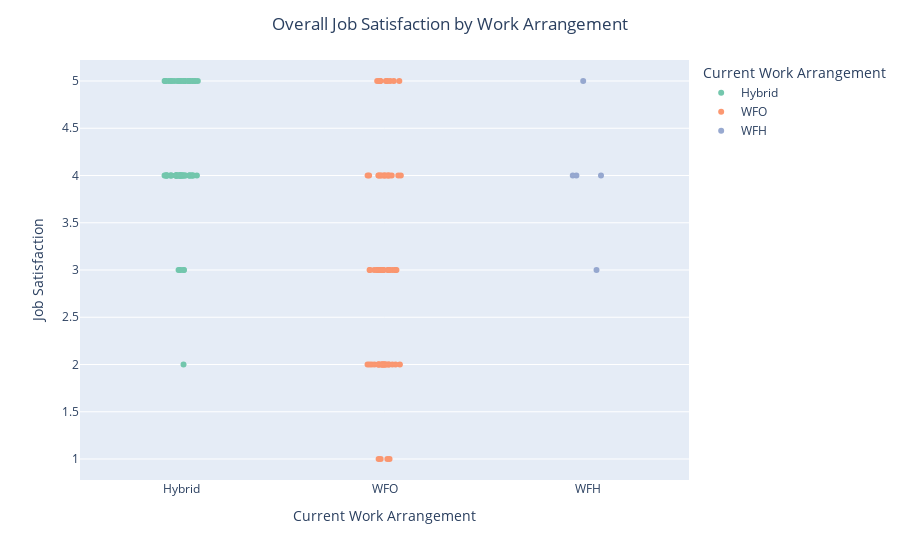

Here is the notebook cell this chart was saved with:
### Markdown cell above
### Overall Job Satisfaction by Work Arrangement

### Code cell
# Overall Job Satisfaction by Work Arrangement
fig = px.strip(
    cleaned_productivity_working_adults_reordered_df,
    x='Current Work Arrangement',
    y='Overall, I am satisfied with my current job.',
    color='Current Work Arrangement',
    stripmode='overlay',
    color_discrete_sequence=px.colors.qualitative.Set2
)

fig.update_traces(jitter=0.35, opacity=0.9)

fig.update_layout(
    title='Overall Job Satisfaction by Work Arrangement',
    xaxis_title='Current Work Arrangement',
    yaxis_title='Job Satisfaction',
    title_x=0.5
)

fig.show()

### Figure 1 — Plotly figure (JSON) as saved in the notebook; plotly's stock layout.template omitted (floating-point values rounded to 4 significant figures)
{"data": [{"alignmentgroup": "True", "boxpoints": "all", "fillcolor": "rgba(255,255,255,0)", "hoveron": "points", "hovertemplate": "Current Work Arrangement=%{x}<br>Overall, I am satisfied with my current job.=%{y}<extra></extra>", "jitter": 0.35, "legendgroup": "Hybrid", "line": {"color": "rgba(255,255,255,0)"}, "marker": {"color": "rgb(102,194,165)"}, "name": "Hybrid", "offsetgroup": "Hybrid", "opacity": 0.9, "orientation": "v", "pointpos": 0, "showlegend": true, "type": "box", "x": ["Hybrid", "Hybrid", "Hybrid", "Hybrid", "Hybrid", "Hybrid", "Hybrid", "Hybrid", "Hybrid", "Hybrid", "Hybrid", "Hybrid", "Hybrid", "Hybrid", "Hybrid", "Hybrid", "Hybrid", "Hybrid", "Hybrid", "Hybrid", "Hybrid", "Hybrid", "Hybrid", "Hybrid", "Hybrid", "Hybrid", "Hybrid", "Hybrid", "Hybrid", "Hybrid", "Hybrid", "Hybrid", "Hybrid", "Hybrid", "Hybrid", "Hybrid", "Hybrid", "Hybrid", "Hybrid", "Hybrid", "Hybrid", "Hybrid", "Hybrid", "Hybrid", "Hybrid", "Hybrid", "Hybrid", "Hybrid", "Hybrid", "Hybrid", "Hybrid", "Hybrid", "Hybrid", "Hybrid", "Hybrid", "Hybrid", "Hybrid", "Hybrid", "Hybrid", "Hybrid", "Hybrid", "Hybrid", "Hybrid", "Hybrid", "Hybrid", "Hybrid", "Hybrid", "Hybrid"], "x0": " ", "xaxis": "x", "y": [4.0, 4.0, 5.0, 4.0, 5.0, 5.0, 5.0, 4.0, 4.0, 5.0, 3.0, 4.0, 3.0, 5.0, 2.0, 5.0, 5.0, 4.0, 4.0, 4.0, 4.0, 4.0, 4.0, 4.0, 5.0, 3.0, 4.0, 5.0, 5.0, 5.0, 5.0, 5.0, 5.0, 4.0, 5.0, 5.0, 5.0, 5.0, 4.0, 4.0, 4.0, 4.0, 4.0, 4.0, 3.0, 4.0, 5.0, 4.0, 4.0, 4.0, 5.0, 4.0, 4.0, 5.0, 4.0, 4.0, 4.0, 4.0, 4.0, 4.0, 4.0, 4.0, 5.0, 3.0, 4.0, 4.0, 4.0, 4.0], "y0": " ", "yaxis": "y"}, {"alignmentgroup": "True", "boxpoints": "all", "fillcolor": "rgba(255,255,255,0)", "hoveron": "points", "hovertemplate": "Current Work Arrangement=%{x}<br>Overall, I am satisfied with my current job.=%{y}<extra></extra>", "jitter": 0.35, "legendgroup": "WFO", "line": {"color": "rgba(255,255,255,0)"}, "marker": {"color": "rgb(252,141,98)"}, "name": "WFO", "offsetgroup": "WFO", "opacity": 0.9, "orientation": "v", "pointpos": 0, "showlegend": true, "type": "box", "x": ["WFO", "WFO", "WFO", "WFO", "WFO", "WFO", "WFO", "WFO", "WFO", "WFO", "WFO", "WFO", "WFO", "WFO", "WFO", "WFO", "WFO", "WFO", "WFO", "WFO", "WFO", "WFO", "WFO", "WFO", "WFO", "WFO", "WFO", "WFO", "WFO", "WFO", "WFO", "WFO", "WFO", "WFO", "WFO", "WFO", "WFO", "WFO", "WFO", "WFO", "WFO", "WFO", "WFO", "WFO", "WFO", "WFO", "WFO", "WFO", "WFO", "WFO", "WFO", "WFO", "WFO", "WFO", "WFO", "WFO", "WFO", "WFO", "WFO", "WFO", "WFO", "WFO", "WFO", "WFO", "WFO", "WFO", "WFO", "WFO", "WFO", "WFO", "WFO"], "x0": " ", "xaxis": "x", "y": [2.0, 4.0, 3.0, 2.0, 3.0, 3.0, 4.0, 4.0, 2.0, 5.0, 4.0, 4.0, 4.0, 2.0, 2.0, 2.0, 1.0, 4.0, 3.0, 4.0, 5.0, 2.0, 1.0, 2.0, 3.0, 2.0, 1.0, 3.0, 2.0, 2.0, 3.0, 3.0, 2.0, 3.0, 3.0, 2.0, 3.0, 3.0, 5.0, 5.0, 3.0, 3.0, 3.0, 3.0, 4.0, 3.0, 2.0, 2.0, 3.0, 2.0, 5.0, 4.0, 5.0, 5.0, 2.0, 4.0, 5.0, 2.0, 4.0, 3.0, 4.0, 4.0, 5.0, 3.0, 3.0, 1.0, 2.0, 2.0, 2.0, 2.0, 4.0], "y0": " ", "yaxis": "y"}, {"alignmentgroup": "True", "boxpoints": "all", "fillcolor": "rgba(255,255,255,0)", "hoveron": "points", "hovertemplate": "Current Work Arrangement=%{x}<br>Overall, I am satisfied with my current job.=%{y}<extra></extra>", "jitter": 0.35, "legendgroup": "WFH", "line": {"color": "rgba(255,255,255,0)"}, "marker": {"color": "rgb(141,160,203)"}, "name": "WFH", "offsetgroup": "WFH", "opacity": 0.9, "orientation": "v", "pointpos": 0, "showlegend": true, "type": "box", "x": ["WFH", "WFH", "WFH", "WFH", "WFH"], "x0": " ", "xaxis": "x", "y": [5.0, 4.0, 4.0, 4.0, 3.0], "y0": " ", "yaxis": "y"}], "layout": {"boxmode": "overlay", "legend": {"title": {"text": "Current Work Arrangement"}, "tracegroupgap": 0}, "margin": {"t": 60}, "title": {"text": "Overall Job Satisfaction by Work Arrangement", "x": 0.5}, "xaxis": {"anchor": "y", "categoryarray": ["Hybrid", "WFO", "WFH"], "categoryorder": "array", "domain": [0, 1], "title": {"text": "Current Work Arrangement"}}, "yaxis": {"anchor": "x", "domain": [0, 1], "title": {"text": "Job Satisfaction"}}}}
